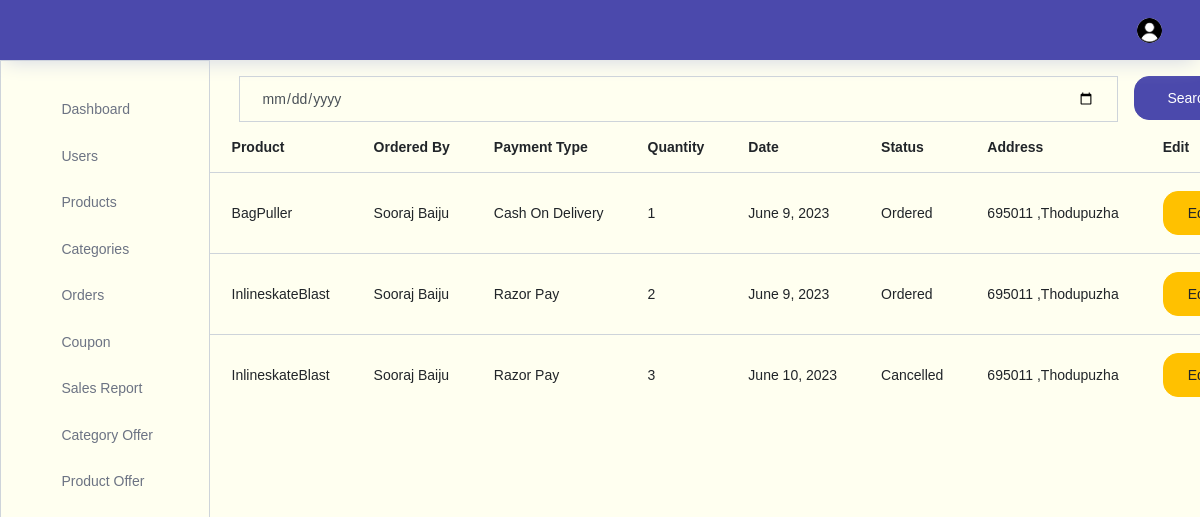
The page /storeadmin/orders/ on the database as committed earlier.
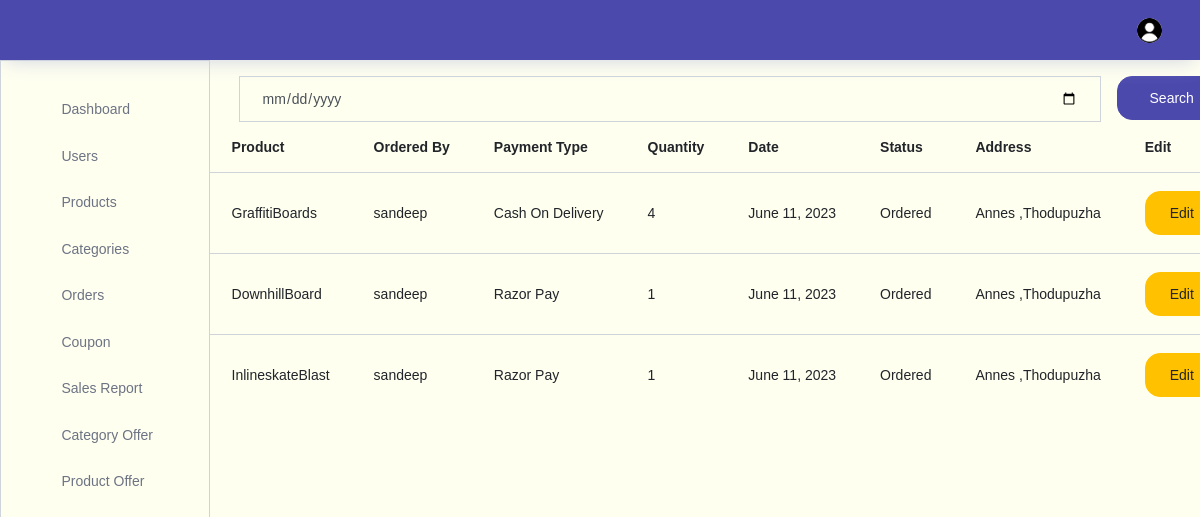
The same page on the database as committed later.
### store/models.py (models this page shows)
class Orders(models.Model):
    user=models.ForeignKey(Customers,on_delete=models.CASCADE)
    product=models.ForeignKey(Products,on_delete=models.CASCADE)
    address=models.ForeignKey(Address,on_delete=models.CASCADE)
    orderdate=models.DateField(auto_now_add=True)
    orderstatus=models.CharField(max_length=200,default="pending")
    ordertype=models.CharField(max_length=200)
    quantity=models.PositiveIntegerField()
    finalprice=models.DecimalField(max_digits=10, decimal_places=2)

class Products(models.Model):
    name=models.CharField(max_length=200,unique=True)
    price = models.DecimalField(max_digits=10, decimal_places=2)
    quantity=models.PositiveIntegerField()
    category=models.ForeignKey(Category,on_delete=models.CASCADE)
    description=models.TextField(blank=True)
    image1=models.ImageField(upload_to='store/products/', blank=True)
    image2=models.ImageField(upload_to='store/products/', blank=True)
    image3=models.ImageField(upload_to='store/products/', blank=True)
    image4=models.ImageField(upload_to='store/products/', blank=True)

class Customers(models.Model):
    username=models.CharField(max_length=200,unique=True)
    name=models.CharField(max_length=200)
    email=models.CharField(max_length=200)
    phonenumber=models.IntegerField(max_length=200)
    password=models.CharField(max_length=200)
    repassword=models.CharField(max_length=200)
    isblocked=models.BooleanField(default=False)

class Address(models.Model):
    customer=models.ForeignKey(Customers,on_delete=models.CASCADE)
    country=models.CharField(max_length=200)
    state=models.CharField(max_length=200)
    district=models.CharField(max_length=200)
    locality=models.CharField(max_length=200)
    house=models.CharField(max_length=200)
    pincode=models.PositiveIntegerField()

### storeadmin/views.py (the view)
# urls.py: path("orders/",views.orders,name="admin_orders"),
def orders(request):
    orderobjs=Orders.objects.all()
    if request.method=="POST":
        entereddate=request.POST["searchitem"]
        orderobjs=Orders.objects.filter(orderdate__icontains=entereddate)
    return render(request,"storeadmin/orders/orders.html",{"orderobjs":orderobjs})

### storeadmin/templates/storeadmin/orders/orders.html (shortened to what this page needs)
{% extends 'storeadmin/index.html' %}
{% block content %}
<div class="container">
  <div class="container">
    <form action="" method="POST">{% csrf_token %}
      <div class="input-group">
        <input style="background-color:#FFFFF0
        ;" type="date" name="searchitem" class="form-control mt-3" id="navbar-search-input" placeholder="Enter a date" aria-label="search" aria-describedby="search">
        <div>
          <button  type="submit" class="btn btn-primary btn-block mt-3 ml-3">Search</button>
        </div>
      </div>
    </form>
  </div>
  <div class="row">
    <table class="table table-hover">
      <thead>
        <tr>
          <th>Product</th>
          <th>Ordered By</th>
          <th>Payment Type</th>
          <th>Quantity</th>
          <th>Date</th>
          <th>Status</th>
          <th>Address</th>
          <th>Edit</th>
        </tr>
      </thead>
      <tbody>
        {% for item in orderobjs %}
        <tr>
          <td>{{ item.product.name }}</td>
          <td>{{ item.user.name }}</td>
          <td>{{ item.ordertype }}</td>
          <td>{{ item.quantity }}</td>
          <td>{{ item.orderdate }}</td>
          <td>{{ item.orderstatus }}</td>
          <td>{{ item.address.house }} ,{{ item.address.locality }}</td>
          <td><a href={% url 'admin_editorderstatus' item.id %}><button class="btn edit-btn btn-warning">Edit</button></a></td>
        </tr>
        {% endfor %}
      </tbody>
    </table>
  </div>
</div>
{% endblock content %}

### storeadmin/templates/storeadmin/index.html (shortened to what this page needs)
<!DOCTYPE html>
{% load static %}
<html lang="en">
<head>
  <link rel="stylesheet" href="{% static 'storeadmin/vendors/feather/feather.css' %}">
  <link rel="stylesheet" href="{% static 'storeadmin/vendors/ti-icons/css/themify-icons.css' %}" >
  <link rel="stylesheet" href="{% static 'storeadmin/vendors/css/vendor.bundle.base.css' %}"   "">
  <link rel="stylesheet" href="{% static 'storeadmin/vendors/datatables.net-bs4/dataTables.bootstrap4.css' %}"  >
  <link rel="stylesheet" href="{% static 'storeadmin/vendors/ti-icons/css/themify-icons.css' %}"    >
  <link rel="stylesheet" type="text/css" href="{% static 'storeadmin/js/select.dataTables.min.css' %}"  >
  <link rel="stylesheet" href="{% static 'storeadmin/css/admin_customstyle/custom.css' %}">
  <link rel="stylesheet" href="{% static 'storeadmin/css/vertical-layout-light/style.css' %}"  >
</head>
<body style="background-color:#FFFFF0
;">
  <div class="container-scroller">
    <nav class="navbar col-lg-12 col-12 p-0 fixed-top d-flex flex-row">
      <div class="text-center navbar-brand-wrapper d-flex align-items-center justify-content-center bg-primary">
      </div>
      <div class="navbar-menu-wrapper d-flex align-items-center justify-content-end bg-primary">
        <button class="navbar-toggler navbar-toggler align-self-center" type="button" data-toggle="minimize">
          <span class="icon-menu"></span>
        </button>
        <ul class="navbar-nav navbar-nav-right">
          <li class="nav-item nav-profile dropdown">
            <a class="nav-link dropdown-toggle" href="#" data-toggle="dropdown" id="profileDropdown">
              <img style="width:25px;height:25px" src="{% static 'storeadmin/images/adminimagenew.png' %}" alt="profile"/>
            </a>
          </li>
        </ul>
      </div>
    </nav>
    <div class="container-fluid page-body-wrapper">
      <nav style="background-color:#FFFFF0
      ;" class="sidebar sidebar-offcanvas border" id="sidebar">
        <ul class="nav">
          <li class="nav-item">
            <a class="nav-link" href={% url 'admin_index' %}>
              <i class="icon-grid menu-icon"></i>
              <span class="menu-title">Dashboard</span>
          </li>
          <li class="nav-item">
            <a class="nav-link"  href={% url 'admin_users' %} aria-expanded="false" aria-controls="ui-basic">
              <i class="icon-layout menu-icon"></i>
              <span class="menu-title"> Users</span>
              <i class="menu-arrow"></i>
            </a>
          </li>
          <li class="nav-item">
            <a class="nav-link"  href={% url 'admin_products' %} aria-expanded="false" aria-controls="form-elements">
              <i class="icon-columns menu-icon"></i>
              <span class="menu-title">Products</span>
              <i class="menu-arrow"></i>
            </a>
          </li>
          <li class="nav-item">
            <a class="nav-link"  href={% url 'admin_categories' %} aria-expanded="false" aria-controls="charts">
              <i class="icon-bar-graph menu-icon"></i>
              <span class="menu-title">Categories</span>
              <i class="menu-arrow"></i>
            </a>
          </li>
          <li class="nav-item">
            <a class="nav-link"  href={% url 'admin_orders' %} aria-expanded="false" aria-controls="charts">
              <i class="icon-bar-graph menu-icon"></i>
              <span class="menu-title">Orders</span>
              <i class="menu-arrow"></i>
            </a>
          </li>
          <li class="nav-item">
            <a class="nav-link"  href={% url 'coupon' %} aria-expanded="false" aria-controls="charts">
              <i class="icon-bar-graph menu-icon"></i>
              <span class="menu-title">Coupon</span>
              <i class="menu-arrow"></i>
            </a>
          </li>
          <li class="nav-item">
            <a class="nav-link"  href={% url 'salesreport' %} aria-expanded="false" aria-controls="charts">
              <i class="icon-bar-graph menu-icon"></i>
              <span class="menu-title">Sales Report</span>
              <i class="menu-arrow"></i>
            </a>
          </li>
          <li class="nav-item">
            <a class="nav-link"  href={% url 'categoryoffer' %} aria-expanded="false" aria-controls="charts">
              <i class="icon-bar-graph menu-icon"></i>
              <span class="menu-title">Category Offer</span>
              <i class="menu-arrow"></i>
            </a>
          </li>
          <li class="nav-item">
            <a class="nav-link"  href={% url 'productoffer' %} aria-expanded="false" aria-controls="charts">
              <i class="icon-bar-graph menu-icon"></i>
              <span class="menu-title">Product Offer</span>
              <i class="menu-arrow"></i>
            </a>
          </li>
        </ul>
      </nav>
      {% block content %}{% endblock content %}
    </div>
  </div>
</body>
</html>

Rows that differ between the two databases and show on the page:
removed Orders: product.name "BagPuller", user.name "Sooraj Baiju", ordertype "Cash On Delivery", quantity "1", orderdate "June 9, 2023", orderstatus "Ordered", address.house "695011", address.locality "Thodupuzha"
removed Orders: product.name "InlineskateBlast", user.name "Sooraj Baiju", ordertype "Razor Pay", quantity "2", orderdate "June 9, 2023", orderstatus "Ordered", address.house "695011", address.locality "Thodupuzha"
removed Orders: product.name "InlineskateBlast", user.name "Sooraj Baiju", ordertype "Razor Pay", quantity "3", orderdate "June 10, 2023", orderstatus "Cancelled", address.house "695011", address.locality "Thodupuzha"
added Orders: product.name "GraffitiBoards", user.name "sandeep", ordertype "Cash On Delivery", quantity "4", orderdate "June 11, 2023", orderstatus "Ordered", address.house "Annes", address.locality "Thodupuzha"
added Orders: product.name "DownhillBoard", user.name "sandeep", ordertype "Razor Pay", quantity "1", orderdate "June 11, 2023", orderstatus "Ordered", address.house "Annes", address.locality "Thodupuzha"
added Orders: product.name "InlineskateBlast", user.name "sandeep", ordertype "Razor Pay", quantity "1", orderdate "June 11, 2023", orderstatus "Ordered", address.house "Annes", address.locality "Thodupuzha"
